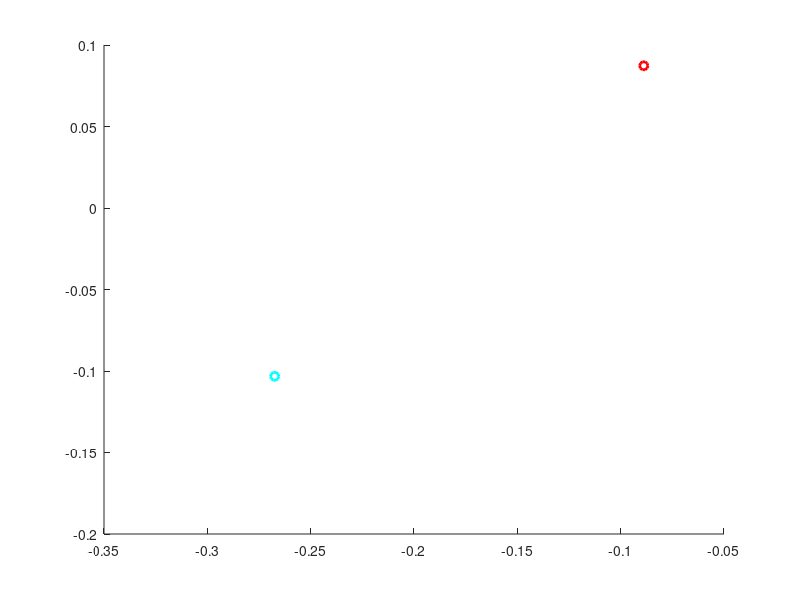

Write MATLAB code to recreate this figure. (Note: this script raises an error after producing the figure.)
clear
close all
clc

Number_of_cases = 4;

seed= 2;
rng(seed);

for j = 1 : Number_of_cases

figure()

%if j==1
%    title('Number of particles = 20')
%elseif j==2
%    title('Number of particles = 40')
%else
%    title('Number of particles = 80')
%end

hold on

number_of_particles = 10*2^j;

rotation = [cos(pi/4),-sin(pi/4);sin(pi/4),cos(pi/4)];
sigma =rotation*[1,0;0,0.1]*rotation';
true_mean = [0;0];

Prior_State = mvnrnd(true_mean,sigma,number_of_particles);

sampled_mean = [mean(Prior_State(:,1)), mean(Prior_State(:,2))];
plot(sampled_mean(1),sampled_mean(2),'ro','LineWidth',2)

particle_weights = inf * ones(number_of_particles,1);

for i = 1 : number_of_particles
    particle_weights(i) = exp(-0.5*((sampled_mean-Prior_State(i,:))/sigma*(sampled_mean-Prior_State(i,:))'));
end

weighted_mean = (Prior_State'*particle_weights/sum(particle_weights))';
plot(weighted_mean(1),weighted_mean(2),'co','LineWidth',2)

weighted_covariance = zeros(2);
for i = 1 : number_of_particles
    weighted_covariance = weighted_covariance + ( (weighted_mean-Prior_State(i,:))'*(weighted_mean-Prior_State(i,:))*particle_weights(i) );
end
weighted_covariance = 2*weighted_covariance/sum(particle_weights)
%shifted_mean = [5;3];

%mean_shift = ones( size(Prior_State) );
%mean_shift(:,1) = mean_shift(:,1)*shifted_mean(1);
%mean_shift(:,2) = mean_shift(:,2)*shifted_mean(2);

%Prior_State_shifted = mean_shift + Prior_State;

error_ellipse(sigma,[mean(Prior_State(:,1)),mean(Prior_State(:,2))],0.394,'style','b-')
error_ellipse(sigma,[mean(Prior_State(:,1)),mean(Prior_State(:,2))],0.865,'style','b-')
error_ellipse(sigma,[mean(Prior_State(:,1)),mean(Prior_State(:,2))],0.989,'style','b-')
%error_ellipse(sigma,[mean(Prior_State_shifted(:,1)),mean(Prior_State_shifted(:,2))],0.394,'style','r-')
%error_ellipse(sigma,[mean(Prior_State_shifted(:,1)),mean(Prior_State_shifted(:,2))],0.865,'style','r-')
%error_ellipse(sigma,[mean(Prior_State_shifted(:,1)),mean(Prior_State_shifted(:,2))],0.989,'style','r-')

plot(Prior_State(:,1),Prior_State(:,2),'b.','LineWidth',1)
%plot(Prior_State_shifted(:,1),Prior_State_shifted(:,2),'r*','LineWidth',1)

%plot(true_mean(1),true_mean(2),'o','Color',[0, 0.4470, 0.7410],'LineWidth',4)

legend('Sampled mean','Weighted mean')

title(['Number of particles = ', num2str(number_of_particles), ', RMS = ',num2str(rms(weighted_mean-sampled_mean))])

%plot(shifted_mean(1),shifted_mean(2),'o','Color',[0.8500, 0.3250, 0.0980],'LineWidth',4)
%plot(mean(Prior_State_shifted(:,1)),mean(Prior_State_shifted(:,2)),'ro','LineWidth',2)

%axis equal
grid on
xlim([-3,3]);ylim([-3,3]);

end

%figure()

%diff_sample_mean_and_weighted_mwan